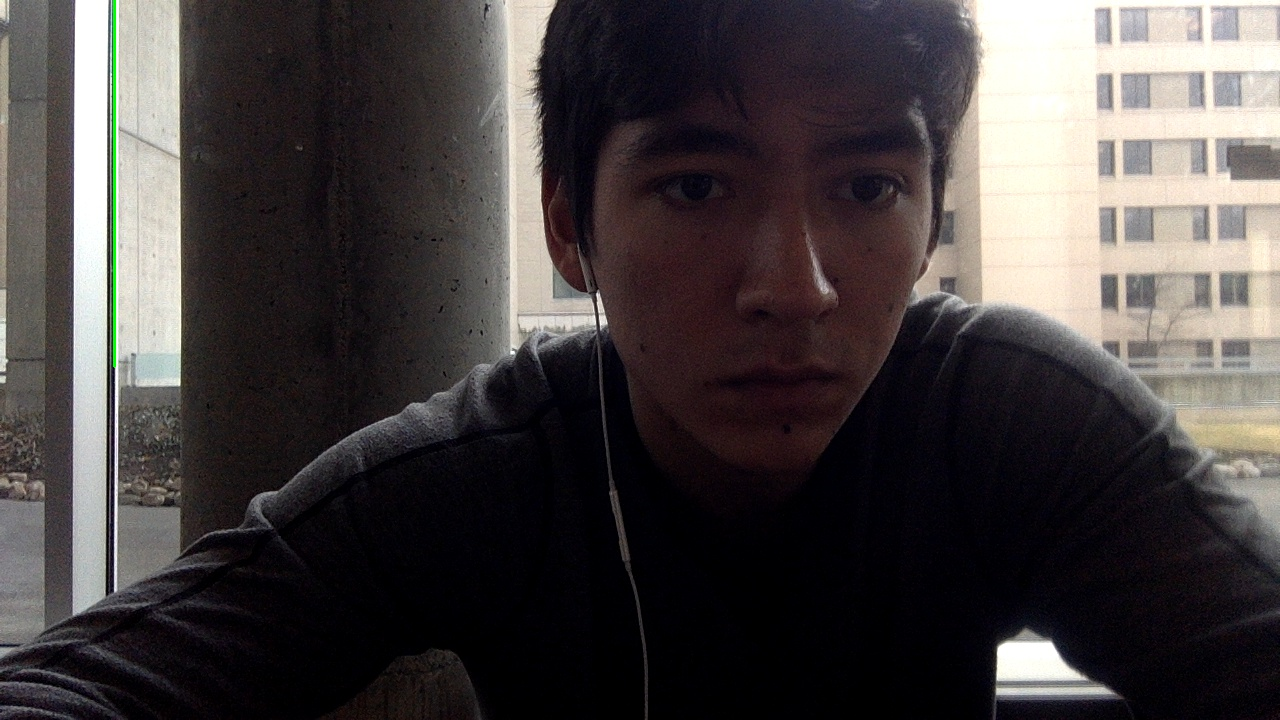
#> input picture optical_flow_python/houghlines5.jpg, 1280 x 720 px, given in place of the camera
$ python grabcolor.py
#> lines starting #> are read from the running program, lines starting #| are printed output that depends on the picture; after the words box and inside, x2 and y2 are one past the last pixel; in counts of white or black regions, pixels touching at a corner belong together
import cv2
import numpy as np
import imutils  # not neccesary but remove line 174


cap = cv2.VideoCapture(0)

def nothing(x):
    pass
# Creating a window for later use
cv2.namedWindow('result')


def createMask(img, lowerbound, upperbound):
    # convert image into HSV.
    hsv = cv2.cvtColor(img, cv2.COLOR_BGR2HSV)
    # construct a mask to isolate the yellow glove from the screen
    mask = cv2.inRange(hsv, lowerbound, upperbound)
    mask = cv2.erode(mask, None, iterations=1)
    mask = cv2.dilate(mask, None, iterations=1)
    return mask


# Starting with 100's to prevent error while masking
h,s,v = 100,100,100

# Creating track bar
cv2.createTrackbar('h', 'result',0,179,nothing)
cv2.createTrackbar('s', 'result',0,255,nothing)
cv2.createTrackbar('v', 'result',0,255,nothing)
cv2.createTrackbar('h1', 'result',0,179,nothing)
cv2.createTrackbar('s1', 'result',0,255,nothing)
cv2.createTrackbar('v1', 'result',0,255,nothing)

while(1):

    _, frame = cap.read()
#> frame is the input picture: shape (720, 1280, 3); mean B, G, R 65.7, 65.6, 70.8
    frame = imutils.resize(frame, width=600)
#> frame: shape (337, 600, 3)


    #converting to HSV
    hsv = cv2.cvtColor(frame,cv2.COLOR_BGR2HSV)
#> hsv: shape (337, 600, 3); mean H, S, V 92.7, 88.3, 72.9

    # get info from track bar and appy to result
    h = cv2.getTrackbarPos('h','result')
    s = cv2.getTrackbarPos('s','result')
    v = cv2.getTrackbarPos('v','result')
    h1 = cv2.getTrackbarPos('h1','result')
    s1 = cv2.getTrackbarPos('s1','result')
    v1 = cv2.getTrackbarPos('v1','result')

    # Normal masking algorithm
    lower_blue = np.array([h,s,v])
    upper_blue = np.array([180,255,255])

    mask = cv2.inRange(hsv,lower_blue, upper_blue)
#> mask: shape (337, 600); every value is 255

    result = cv2.bitwise_and(frame,frame,mask = mask)
    test = "h: %(hue)d" % {"hue": h}
    cv2.putText(result,test, (100,50), cv2.FONT_HERSHEY_SIMPLEX, 1, (255,255,255))
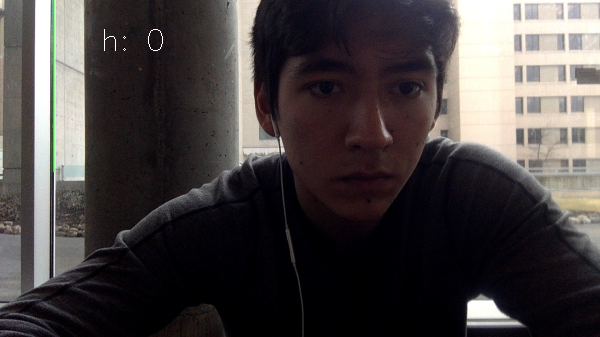
#> result: shape (337, 600, 3); mean B, G, R 65.8, 65.7, 70.9
    test = "s: %(sat)d" % {"sat": s}
    cv2.putText(result,test, (100,100), cv2.FONT_HERSHEY_SIMPLEX, 1, (255,255,255))
#> result: shape (337, 600, 3); 0.05% of pixels changed, all inside (x1, y1, x2, y2) = (103, 79, 161, 101)
    test = "v: %(val)d" % {"val": v}
    cv2.putText(result,test, (100,150), cv2.FONT_HERSHEY_SIMPLEX, 1, (255,255,255))
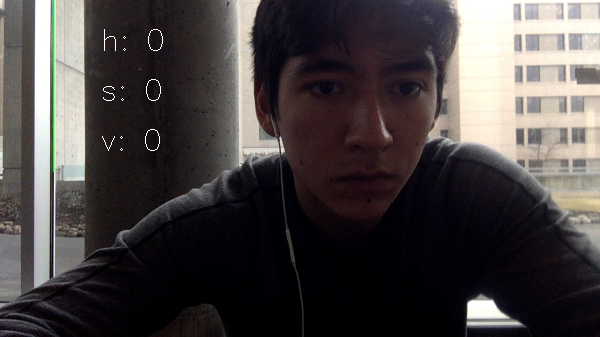
#> result: shape (337, 600, 3); mean B, G, R 66, 65.9, 71.1
    cv2.imshow('result',result)
    mask = createMask(frame, np.array([h, s, v]), np.array([h1, s1, v1]))
#> in createMask, `mask = cv2.inRange(hsv, lowerbound, upperbound)`:
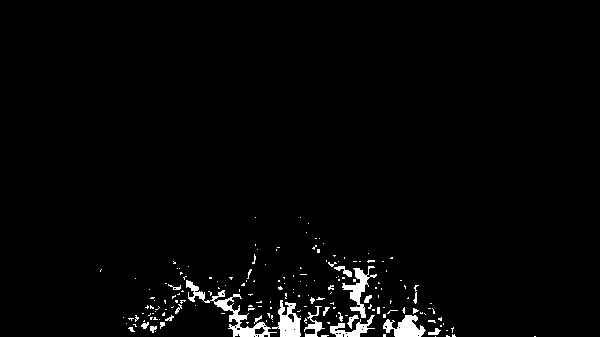
#> mask: shape (337, 600); 2.3% white; 177 white regions (151 under 20 px), largest, box (x1, y1, x2, y2) and area: (186, 280, 277, 337) 938, (272, 300, 301, 337) 579, (383, 315, 426, 337) 550
#> in createMask, `mask = cv2.erode(mask, None, iterations=1)`:
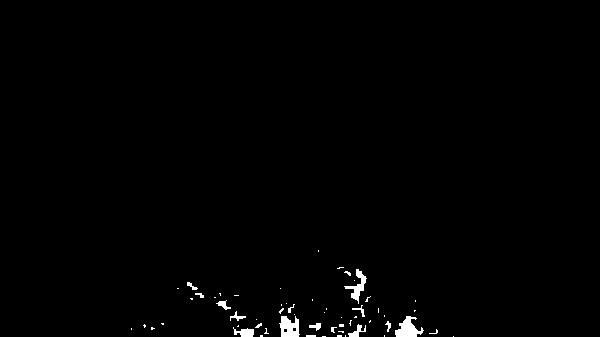
#> mask: shape (337, 600); 0.86% white; 58 white regions (43 under 20 px), largest, box (x1, y1, x2, y2) and area: (395, 316, 424, 337) 339, (279, 316, 300, 337) 318, (344, 269, 367, 304) 248
#> in createMask, `mask = cv2.dilate(mask, None, iterations=1)`:
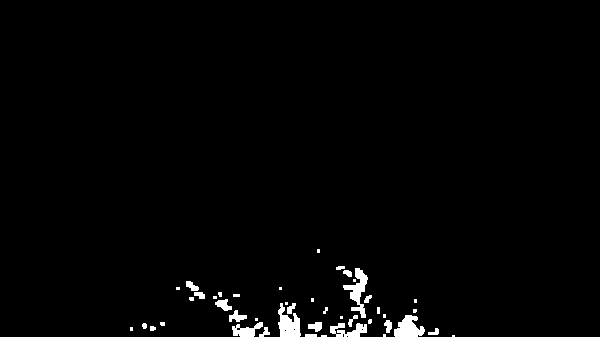
#> mask: shape (337, 600); 1.6% white; 44 white regions (20 under 20 px), largest, box (x1, y1, x2, y2) and area: (343, 268, 368, 318) 485, (278, 303, 301, 337) 475, (394, 315, 425, 337) 448
    cv2.imshow("asdf",mask)


    k = cv2.waitKey(5) & 0xFF
#> (key Esc is pressed here)
    if k == 27:
        break

cap.release()

cv2.destroyAllWindows()
